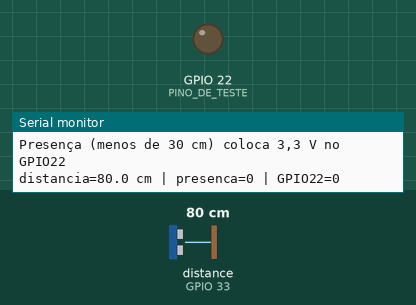
Recording of a sketch running on a simulated ESP32. Parts: output pins drawn as LEDs (lit = HIGH), the last lines printed to the serial monitor. Wiring (inferred from the names in the program): ultrasonic range finder: trigger GPIO 32; echo GPIO 33. Inputs (shaded band) come from the test bench; at power-on: distance to the obstacle (sensor on GPIO 33) 80 cm. The echo pulse lasts 58.3 µs per cm; pins used as bus, display or sensor lines are not drawn.

Above: at 1.7 s.
1.8 s: distance to the obstacle (sensor on GPIO 33) set to 34 cm
3.3 s: distance to the obstacle (sensor on GPIO 33) set to 27 cm
At 3.8 s:
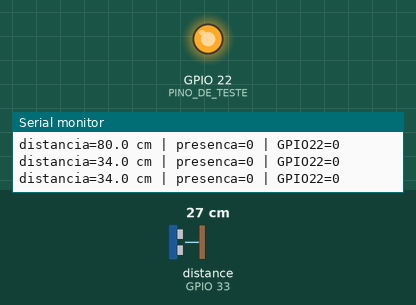
5.0 s: distance to the obstacle (sensor on GPIO 33) set to 35 cm
At 6.4 s:
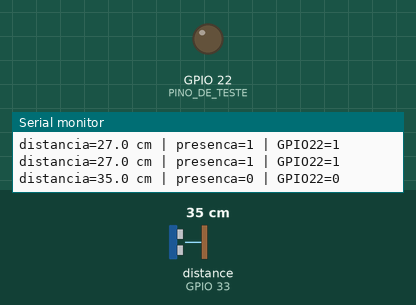
6.7 s: distance to the obstacle (sensor on GPIO 33) set to 2 cm
At 7.6 s:
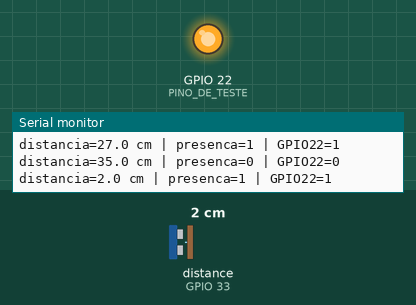
Timing chart, 0 to 9.4 s (numbered marks = the images above; inputs shaded):
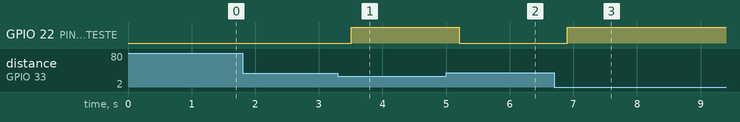

The sketch:

teste_presenca_pino_livre.ino
```cpp
// teste do sensor de presença com multímetro
//
// com presença (menos de 30 cm), o ESP32 coloca 3,3 V no pino de teste (GPIO22)
// sem presença, o pino fica em 0 V
//
// como usar:
//   1. ligar a ponta vermelha do multímetro no GPIO22 e a preta no GND
//   2. abrir o Monitor Serial em 115200 baud (opcional, mostra a distância)
//   3. colocar a mão na frente do sensor: o multímetro deve ir de 0 V para 3,3 V
//   4. tirar a mão: o multímetro volta para 0 V

#include <Arduino.h>

// ===============================================================
// configurações
// ===============================================================

// pino livre usado só para o teste (não está ligado a nada no esquemático)
const int PINO_DE_TESTE = 22;

// pinos do sensor ultrassônico (conforme o esquemático da placa 2)
const int PINO_ULTRASSONICO_GATILHO = 32;
const int PINO_ULTRASSONICO_ECO = 33;

// presença
const float DISTANCIA_MAXIMA_DE_PRESENCA_EM_CENTIMETROS = 30.0;
const float DISTANCIA_SEM_ECO_EM_CENTIMETROS = 400.0;
const unsigned long TEMPO_LIMITE_DO_ECO_EM_MICROSSEGUNDOS = 25000;
const unsigned long INTERVALO_ENTRE_LEITURAS_MS = 100;

// quantas leituras seguidas diferentes são necessárias para mudar a presença
const int LEITURAS_SEGUIDAS_PARA_CONFIRMAR = 3;

// intervalo entre as mensagens no monitor serial
const unsigned long INTERVALO_DA_DEPURACAO_MS = 1000;

// ===============================================================
// variáveis globais
// ===============================================================

float distanciaEmCentimetros = DISTANCIA_SEM_ECO_EM_CENTIMETROS;
bool presencaConfirmada = false;
int leiturasSeguidasDiferentes = 0;
unsigned long instanteDaUltimaLeituraMs = 0;
unsigned long instanteDaUltimaDepuracaoMs = 0;

// ===============================================================
// funções
// ===============================================================

/*
  Mede a distância do ultrassônico em centímetros
  Retorna DISTANCIA_SEM_ECO_EM_CENTIMETROS quando nenhum eco volta
*/
float medirDistanciaEmCentimetros() {
  // pulso de 10 microssegundos no gatilho
  digitalWrite(PINO_ULTRASSONICO_GATILHO, LOW);
  delayMicroseconds(2);
  digitalWrite(PINO_ULTRASSONICO_GATILHO, HIGH);
  delayMicroseconds(10);
  digitalWrite(PINO_ULTRASSONICO_GATILHO, LOW);

  // duração do eco (zero quando estoura o tempo limite)
  unsigned long duracaoDoEcoEmMicrossegundos = pulseIn(
    PINO_ULTRASSONICO_ECO,
    HIGH,
    TEMPO_LIMITE_DO_ECO_EM_MICROSSEGUNDOS
  );

  if (duracaoDoEcoEmMicrossegundos == 0) {
    return DISTANCIA_SEM_ECO_EM_CENTIMETROS;
  }

  // velocidade do som: 0,0343 cm por microssegundo, ida e volta
  return duracaoDoEcoEmMicrossegundos * 0.0343 / 2.0;
}

/*
  Lê o sensor a cada intervalo fixo e atualiza a presença confirmada
  A presença só muda depois de várias leituras seguidas indicando a mudança
*/
void atualizarPresenca() {
  unsigned long agoraMs = millis();

  if (agoraMs - instanteDaUltimaLeituraMs < INTERVALO_ENTRE_LEITURAS_MS) {
    return;
  }
  instanteDaUltimaLeituraMs = agoraMs;

  distanciaEmCentimetros = medirDistanciaEmCentimetros();
  bool presencaAgora = distanciaEmCentimetros < DISTANCIA_MAXIMA_DE_PRESENCA_EM_CENTIMETROS;

  if (presencaAgora == presencaConfirmada) {
    leiturasSeguidasDiferentes = 0;
    return;
  }

  leiturasSeguidasDiferentes++;
  if (leiturasSeguidasDiferentes >= LEITURAS_SEGUIDAS_PARA_CONFIRMAR) {
    presencaConfirmada = presencaAgora;
    leiturasSeguidasDiferentes = 0;
  }
}

/*
  Imprime no monitor serial um resumo para acompanhar o teste
*/
void imprimirDepuracao() {
  if (millis() - instanteDaUltimaDepuracaoMs < INTERVALO_DA_DEPURACAO_MS) {
    return;
  }
  instanteDaUltimaDepuracaoMs = millis();

  Serial.print("distancia=");
  Serial.print(distanciaEmCentimetros, 1);
  Serial.print(" cm | presenca=");
  Serial.print(presencaConfirmada);
  Serial.print(" | GPIO22=");
  Serial.println(digitalRead(PINO_DE_TESTE));
}

// ===============================================================
// programa principal
// ===============================================================

/*
  Configura o pino de teste (começa em 0 V) e o ultrassônico
*/
void setup() {
  Serial.begin(115200);
  delay(500);

  digitalWrite(PINO_DE_TESTE, LOW);
  pinMode(PINO_DE_TESTE, OUTPUT);

  pinMode(PINO_ULTRASSONICO_GATILHO, OUTPUT);
  pinMode(PINO_ULTRASSONICO_ECO, INPUT);

  Serial.println("=== Teste de presença com multímetro ===");
  Serial.println("Presença (menos de 30 cm) coloca 3,3 V no GPIO22");
}

/*
  Lê a presença e copia o resultado para o pino de teste
*/
void loop() {
  atualizarPresenca();
  digitalWrite(PINO_DE_TESTE, presencaConfirmada ? HIGH : LOW);
  imprimirDepuracao();
}
```

Measured:
- the behaviour switches between 31 and 30 cm on distance to the obstacle (sensor on GPIO 33) (found by bisection; images 0 and 1)
- after the input at 3.3 s, GPIO 22 (PINO_DE_TESTE): LOW → HIGH after 0.21 s
- after the input at 5.0 s, GPIO 22 (PINO_DE_TESTE): HIGH → LOW after 0.21 s
- after the input at 6.7 s, GPIO 22 (PINO_DE_TESTE): LOW → HIGH after 0.21 s
